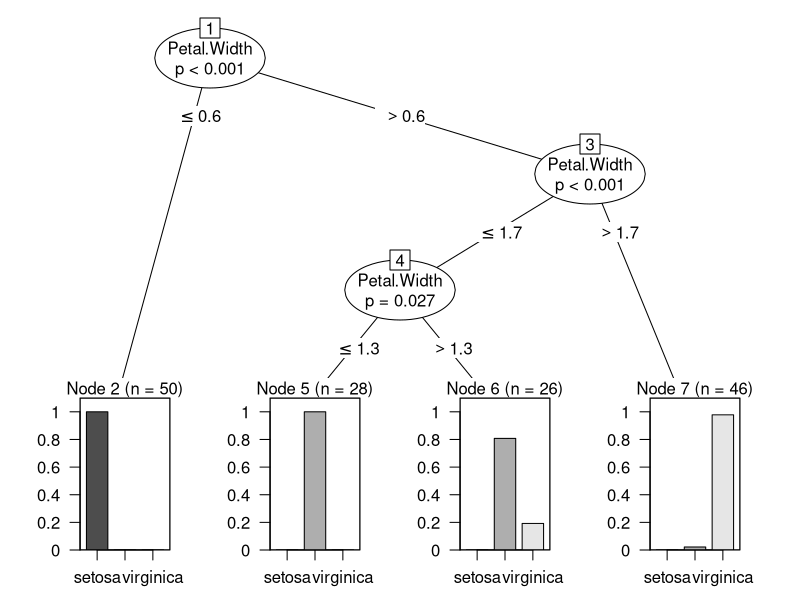
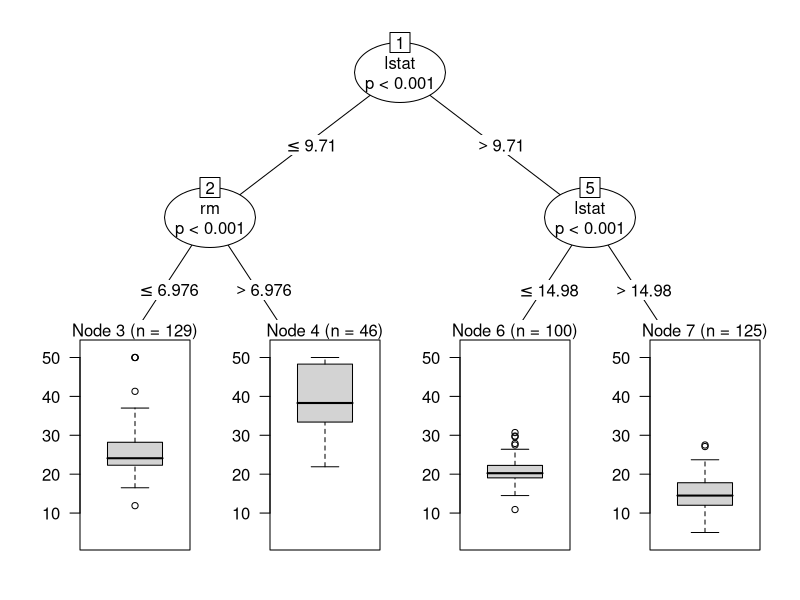

Source code (R) for these figures, in order:
## ---- chunk 1
library(tufte)
## invalidate cache when the tufte version changes
knitr::opts_chunk$set(tidy = FALSE, cache.extra = packageVersion('tufte'))
options(htmltools.dir.version = FALSE)
## ---- chunk 2
require(ggplot2)
require(plyr)
require(dplyr)
require(tidyr)
require(gtools)
require(mlbench)
require(partykit)
require(Formula)
## ---- chunk 3
## Cambiando el tema de las gráficas
theme_set(theme_bw())
## ---- chunk 4
 
## Ejemplo
## Método: Permutation test para respuesta y covariable numérica.
## Librerias: gtools 

## Datos
y <- c(1,3,4,5,5); xj <- c(2,2,5,4,5)

## Todas las posibles perutaciones de Y
perms <- permutations(5,5,y,set=FALSE) 

## Se calcula la correlación de todas las permutaciones 
## de Y con la covariable :
cors <- apply(perms, 1, function(perms_row) cor(perms_row,xj)) 
cors <- cors[order(cors)]
cors

## Para el valor p: compara la correlación de Y y X_j con 
## el vector ordenado de la correlación de todas las 
## permutaciones.
length(cors[cors>=cor(y,xj)])/length(cors)

## Resultado: 0.1, es decir. valor p de .1
## Notar que en este caso es una prueba de hipótesis 
## compuesta de un solo lado.
## ---- chunk 5

## Método: CTree
## Datos: flores de Fisher
## Librerias: paritykid, Formula
 
## Modelo
modelo <- ctree(formula = Species ~ Sepal.Width + Petal.Width, data = iris)
plot(modelo)

## Método: CTree
## Datos: Boston Housing (librería mlbench)
## Librerias: partykit, Formula
 
data(BostonHousing)
set.seed(15)
train <- sample(1:nrow(BostonHousing),400)
BostonHousing$train <- F
BostonHousing$train[train] <- T
entrena.arb <- BostonHousing[BostonHousing$train,]
prueba.arb <- BostonHousing[!BostonHousing$train,]
entrena.arb$train <- NULL

## Modelo visible
control.visible <- ctree_control(maxdepth =  2)
modelo <- ctree(medv~. , data = entrena.arb, control = control.visible)
plot(modelo)

## Modelo completo
modelo <- ctree(medv~., data = entrena.arb)

## Error de predicción
mean((predict(modelo, prueba.arb)- prueba.arb$medv)^2)
